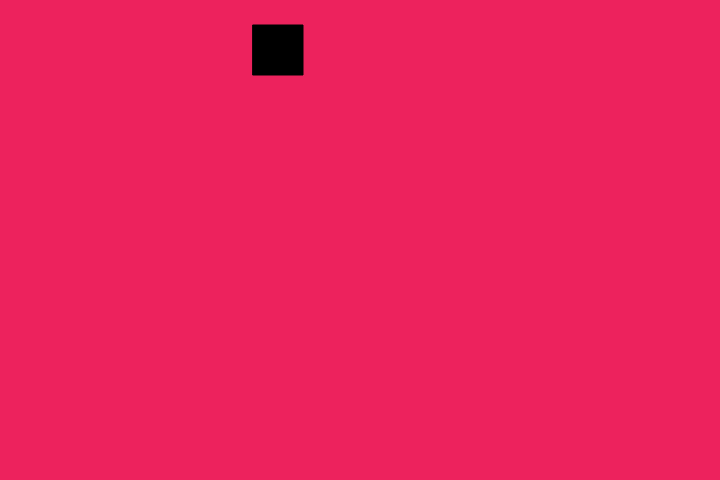
Frame 1 (no input)
Frame 60 (no input): identical to frame 1, image omitted
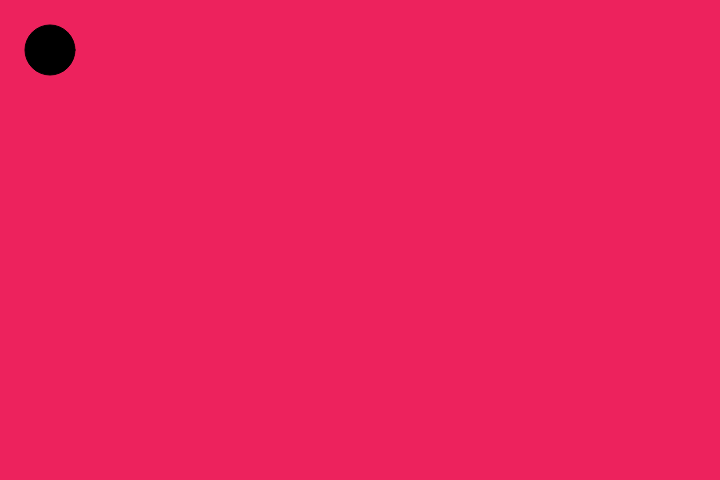
Frame 120 (the mouse pressed at the canvas centre since frame 60)

The p5.js sketch that drew these frames (run headless with seeded random() and noise() and a simulated clock; from frame 60 on, the mouse is pressed at the canvas centre):

// p5.js sketch
// ── sketch.js
// names of GUI elements
var bob;
var maple;
var nic;
var sammy;
var chicken;
var radio;
var val;
var value;

//varables to control shapes on canvas
var showCircle=false;
var circleX=100;
var circleY=100;

function setup(){
    createCanvas(720,480);
    bob=createColorPicker("aquamarine");
    maple=createButton("Click for surprise");
    maple.mousePressed(function(){
         if(showCircle===true){
           showCircle=false;
         }else{
             circleX=random(width);
             circleY=random(height);
             showCircle=true;
         }
    // showCircle=!showCircle;
});

nic=createCheckbox("Other Circle",true);

sammy=createSlider(0,width,width/2);
chicken=createSlider(0,height,height/2,100);

radio=createRadio();
radio.option('black');
radio.option('blue');
radio.option('gray');
radio.style('width','60px');
textAlign(CENTER);
fill(255,0,0);
// Resource to p5 reference:https://p5js.org/reference/#/p5/createRadio
}


function draw(){
    background(bob.color());

    if(showCircle){
        circle(circleX,circleY,100);
    }
    if(nic.checked()){
        circle(400,149,40);
    }
    rect(sammy.value(),chicken.value(),100,100);

    let val=radio.value();
    background(val);
    text(val,width/2,height/2);

    background(237, 34, 93);
  fill(0);

  if (mouseIsPressed === true) {
    ellipse(50, 50, 50, 50);
  } else {
    rect(253, 25, 50, 50);
  }

  print(mouseIsPressed);
  describe(`black 50-by-50 rect becomes ellipse with mouse click/press.
    fuchsia background.`);
    // link to p5 reference:https://p5js.org/reference/#/p5/mouseIsPressed
}
